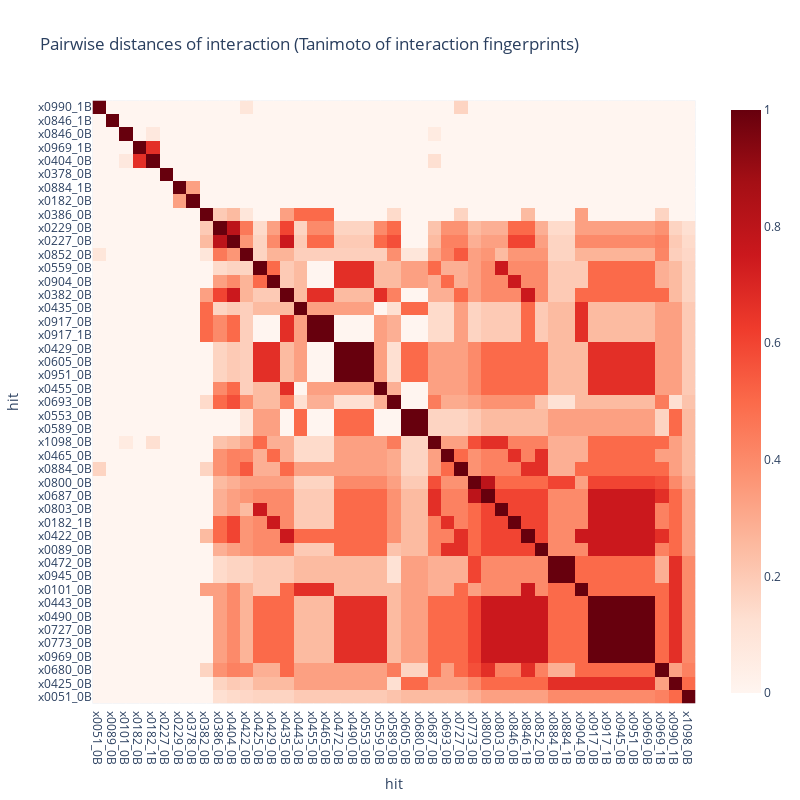

Notebook cell for this chart:
### Code cell
import plotly.express as px
#jaccard_matrix[np.triu_indices_from(jaccard_matrix)] = np.nan
jaccard = pd.DataFrame(jaccard_matrix, columns=collapsed.index, index=collapsed.index)
jaccard = jaccard.sort_values(jaccard.columns.to_list()).copy()
jaccard.index.name = 'hit'
jaccard.columns.name = 'hit'
fig = px.imshow(jaccard[jaccard.index],
          color_continuous_scale='reds',
          title='Pairwise distances of interaction (Tanimoto of interaction fingerprints)', height=800, width=800)
fig.update_xaxes(tickmode='array', tickvals=list(range(len(jaccard.columns))), ticktext=jaccard.columns)
fig.update_yaxes(tickmode='array', tickvals=list(range(len(jaccard.index))), ticktext=jaccard.index)
fig

### Figure 1 — Plotly figure (JSON) as saved in the notebook; plotly's stock layout.template omitted (floating-point values rounded to 4 significant figures; data arrays with more than 128 entries replaced by an {"elided": "..."} marker saying what was removed)
{"data": [{"coloraxis": "coloraxis", "hovertemplate": "hit: %{x}<br>hit: %{y}<br>color: %{z}<extra></extra>", "name": "0", "type": "heatmap", "x": ["x0990_1B", "x0846_1B", "x0846_0B", "x0969_1B", "x0404_0B", "x0378_0B", "x0884_1B", "x0182_0B", "x0386_0B", "x0229_0B", "x0227_0B", "x0852_0B", "x0559_0B", "x0904_0B", "x0382_0B", "x0435_0B", "x0917_0B", "x0917_1B", "x0429_0B", "x0605_0B", "x0951_0B", "x0455_0B", "x0693_0B", "x0553_0B", "x0589_0B", "x1098_0B", "x0465_0B", "x0884_0B", "x0800_0B", "x0687_0B", "x0803_0B", "x0182_1B", "x0422_0B", "x0089_0B", "x0472_0B", "x0945_0B", "x0101_0B", "x0443_0B", "x0490_0B", "x0727_0B", "x0773_0B", "x0969_0B", "x0680_0B", "x0425_0B", "x0051_0B"], "xaxis": "x", "y": ["x0990_1B", "x0846_1B", "x0846_0B", "x0969_1B", "x0404_0B", "x0378_0B", "x0884_1B", "x0182_0B", "x0386_0B", "x0229_0B", "x0227_0B", "x0852_0B", "x0559_0B", "x0904_0B", "x0382_0B", "x0435_0B", "x0917_0B", "x0917_1B", "x0429_0B", "x0605_0B", "x0951_0B", "x0455_0B", "x0693_0B", "x0553_0B", "x0589_0B", "x1098_0B", "x0465_0B", "x0884_0B", "x0800_0B", "x0687_0B", "x0803_0B", "x0182_1B", "x0422_0B", "x0089_0B", "x0472_0B", "x0945_0B", "x0101_0B", "x0443_0B", "x0490_0B", "x0727_0B", "x0773_0B", "x0969_0B", "x0680_0B", "x0425_0B", "x0051_0B"], "yaxis": "y", "z": {"elided": "45x45 float values"}}], "layout": {"coloraxis": {"colorscale": [[0, "rgb(255,245,240)"], [0.125, "rgb(254,224,210)"], [0.25, "rgb(252,187,161)"], [0.375, "rgb(252,146,114)"], [0.5, "rgb(251,106,74)"], [0.625, "rgb(239,59,44)"], [0.75, "rgb(203,24,29)"], [0.875, "rgb(165,15,21)"], [1, "rgb(103,0,13)"]]}, "height": 800, "title": {"text": "Pairwise distances of interaction (Tanimoto of interaction fingerprints)"}, "width": 800, "xaxis": {"anchor": "y", "autorange": true, "constrain": "domain", "domain": [0.01939, 0.9806], "range": [-0.5, 44.5], "scaleanchor": "y", "tickmode": "array", "ticktext": ["x0051_0B", "x0089_0B", "x0101_0B", "x0182_0B", "x0182_1B", "x0227_0B", "x0229_0B", "x0378_0B", "x0382_0B", "x0386_0B", "x0404_0B", "x0422_0B", "x0425_0B", "x0429_0B", "x0435_0B", "x0443_0B", "x0455_0B", "x0465_0B", "x0472_0B", "x0490_0B", "x0553_0B", "x0559_0B", "x0589_0B", "x0605_0B", "x0680_0B", "x0687_0B", "x0693_0B", "x0727_0B", "x0773_0B", "x0800_0B", "x0803_0B", "x0846_0B", "x0846_1B", "x0852_0B", "x0884_0B", "x0884_1B", "x0904_0B", "x0917_0B", "x0917_1B", "x0945_0B", "x0951_0B", "x0969_0B", "x0969_1B", "x0990_1B", "x1098_0B"], "tickvals": [0, 1, 2, 3, 4, 5, 6, 7, 8, 9, 10, 11, 12, 13, 14, 15, 16, 17, 18, 19, 20, 21, 22, 23, 24, 25, 26, 27, 28, 29, 30, 31, 32, 33, 34, 35, 36, 37, 38, 39, 40, 41, 42, 43, 44], "title": {"text": "hit"}, "type": "category"}, "yaxis": {"anchor": "x", "autorange": true, "constrain": "domain", "domain": [0, 1], "range": [44.5, -0.5], "tickmode": "array", "ticktext": ["x0990_1B", "x0846_1B", "x0846_0B", "x0969_1B", "x0404_0B", "x0378_0B", "x0884_1B", "x0182_0B", "x0386_0B", "x0229_0B", "x0227_0B", "x0852_0B", "x0559_0B", "x0904_0B", "x0382_0B", "x0435_0B", "x0917_0B", "x0917_1B", "x0429_0B", "x0605_0B", "x0951_0B", "x0455_0B", "x0693_0B", "x0553_0B", "x0589_0B", "x1098_0B", "x0465_0B", "x0884_0B", "x0800_0B", "x0687_0B", "x0803_0B", "x0182_1B", "x0422_0B", "x0089_0B", "x0472_0B", "x0945_0B", "x0101_0B", "x0443_0B", "x0490_0B", "x0727_0B", "x0773_0B", "x0969_0B", "x0680_0B", "x0425_0B", "x0051_0B"], "tickvals": [0, 1, 2, 3, 4, 5, 6, 7, 8, 9, 10, 11, 12, 13, 14, 15, 16, 17, 18, 19, 20, 21, 22, 23, 24, 25, 26, 27, 28, 29, 30, 31, 32, 33, 34, 35, 36, 37, 38, 39, 40, 41, 42, 43, 44], "title": {"text": "hit"}, "type": "category"}}}
